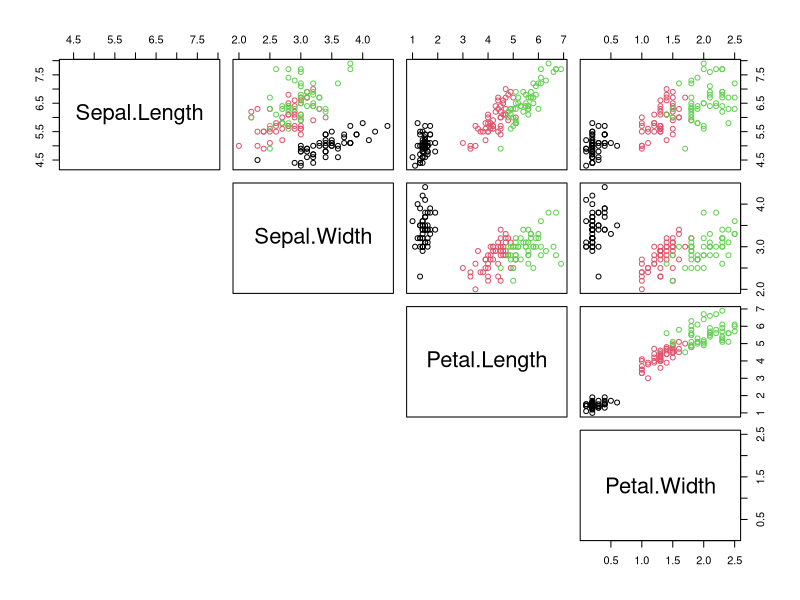
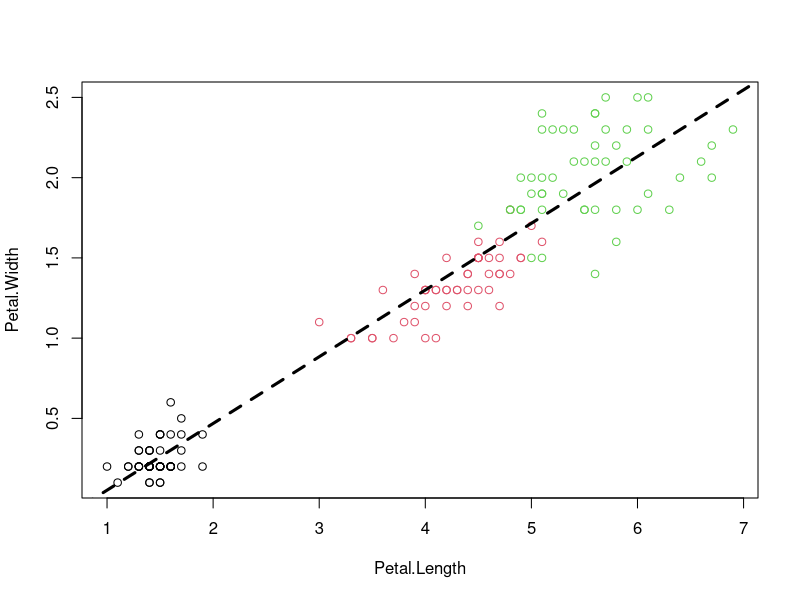
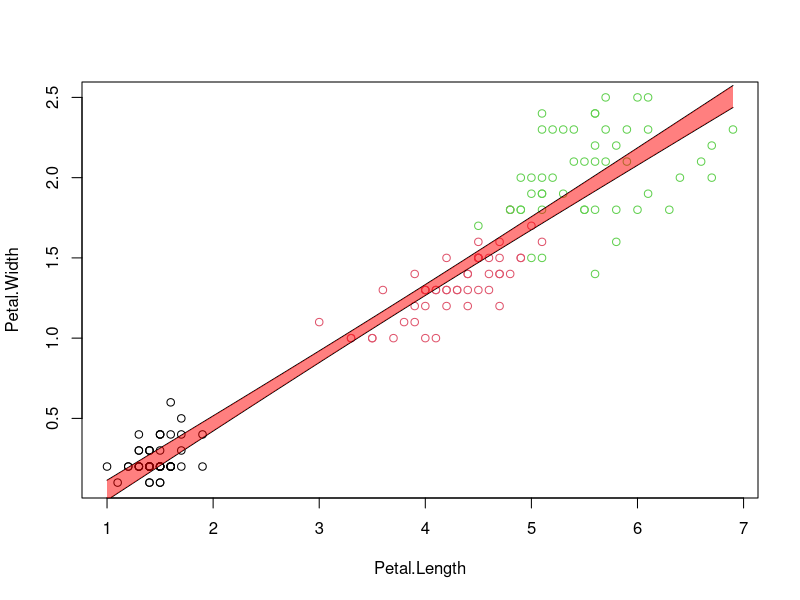
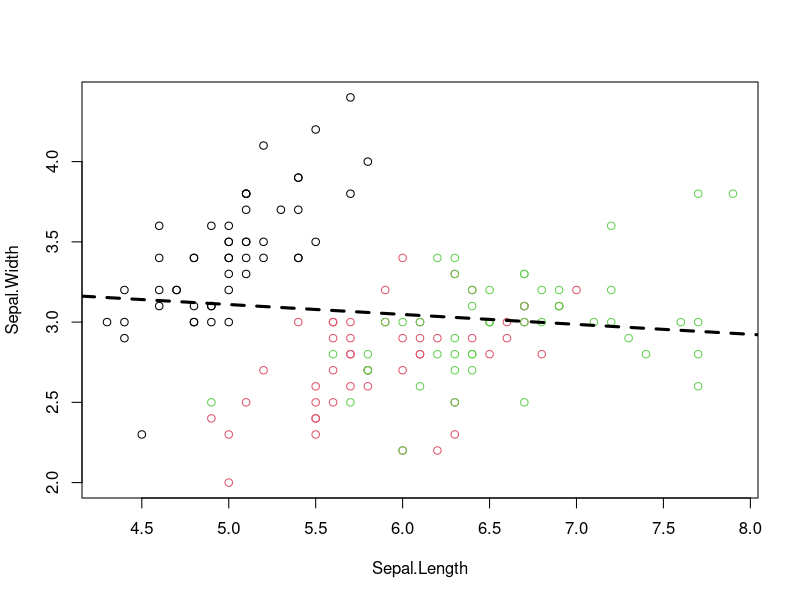
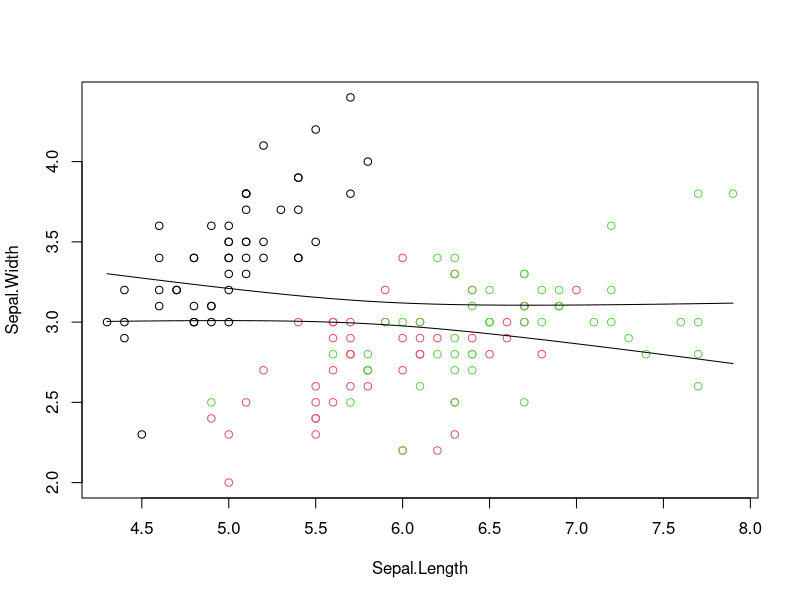
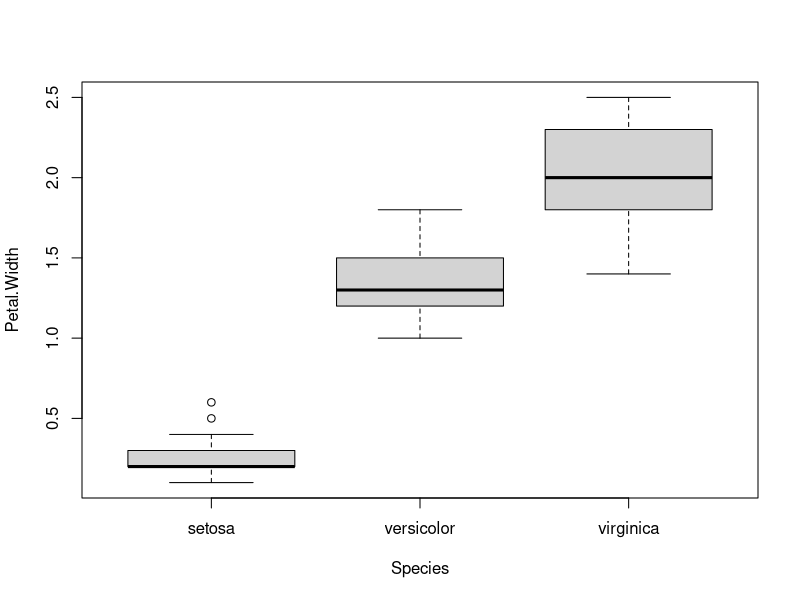
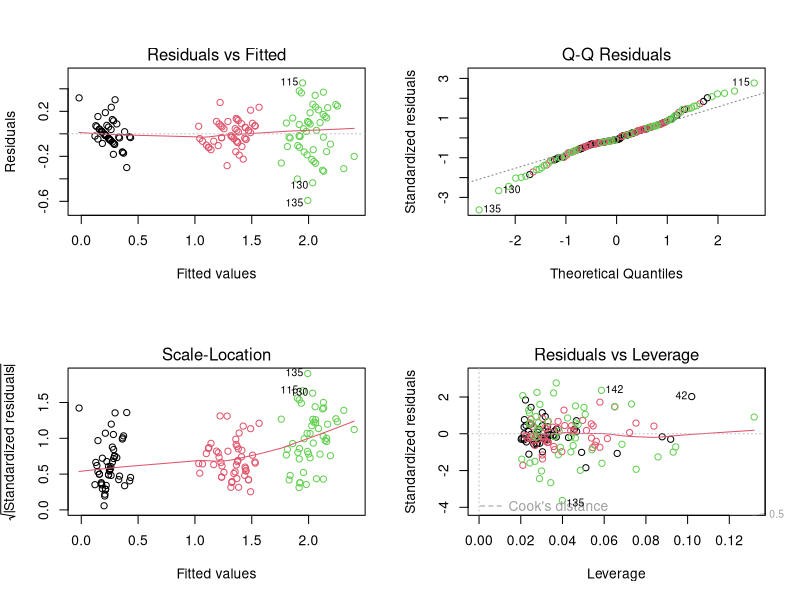

Write the R code that produced these figures, in order.
## ---- chunk 1

## ---- chunk 2
# assign species-colors to each observation 
cols = iris$Species                            # understand how color is defined
plot(iris[,-5], col=cols, lower.panel=NULL)   # "cols" was defined in task above
## ---- chunk 3
plot(Petal.Width ~ Petal.Length, data=iris, col=Species) # use model ("formula") notation
fit=lm(Petal.Width ~ Petal.Length, data=iris)       # fit a linear model
abline(fit, lwd=3, lty=2)                           # add regression line
## ---- chunk 4
fit$coefficients
coef(fit)
## ---- chunk 5
summary(fit)        # summary() behaves differently for fit objects
coefficients(fit)   # more functions for specific elements
confint(fit)        # Try to change the confidence level: ?confint
## ---- chunk 6
methods(class='lm')
## ---- chunk 7
x=iris$Petal.Length                       # explanatory variable from fit (here:Petal.Length)
xn=seq(min(x), max(x), length.out = 100)  # define range of new explanatory variables
ndf=data.frame(Petal.Length=xn)           # put them into new data frame

p=predict(fit, ndf, interval = 'confidence' , level = 0.95)
plot(Petal.Width ~ Petal.Length, data=iris, col=Species)
lines(xn, p[,"lwr"] )
lines(xn, p[,"upr"] )

#some fancy filling
polygon(c(rev(xn), xn), c(rev(p[ ,"upr"]), p[ ,"lwr"]), col = rgb(1,0,0,0.5), border = NA)

## using ggplot2 - full introduction later
#library(ggplot2)
#g = ggplot(iris, aes(Petal.Length, Petal.Width, colour=Species))
#g + geom_point() + geom_smooth(method="lm", se=TRUE, color="red") + geom_smooth(method="loess", colour="blue")
## ---- chunk 8
plot(Sepal.Width ~ Sepal.Length, data=iris, col=cols)  
fit1=lm(Sepal.Width ~ Sepal.Length, data=iris)     
abline(fit1, lwd=3, lty=2)    
confint(fit1)                     # estimated slope is indistinguishable from zero
summary(fit1)
## ---- chunk 9
x=iris$Sepal.Length                       # explanatory variable from fit (here:Sepal.Length)
xn=seq(min(x), max(x), length.out = 100)  # define range of new explanatory variables
ndf=data.frame(Sepal.Length=xn)           # put them into data frame

p=predict(fit1, ndf, interval = 'confidence' , level = 0.95)  # predict values

plot(Sepal.Width ~ Sepal.Length, data=iris, col=Species)
lines(xn, p[,"lwr"] )
lines(xn, p[,"upr"] )
## ---- chunk 10
plot(Petal.Width ~ Species, data=iris)
fit=lm(Petal.Width ~ Species, data=iris)
summary(fit)
## ---- chunk 11
anova(fit)    
## ---- chunk 12
fit=lm(Petal.Width ~ Petal.Length, data=iris)
paste(toString(fit$call), sigma(fit))
fit=lm(Petal.Width ~ Petal.Length + Sepal.Length, data=iris)  # function of more than one variable
paste(toString(fit$call), sigma(fit))
fit=lm(Petal.Width ~ Species, data=iris)                      # function of categorical variables
paste(toString(fit$call), sigma(fit))
fit=lm(Petal.Width ~ . , data=iris)                           # function of all other variable (numerical and categorical)
paste(toString(fit$call), sigma(fit))
## ---- chunk 13
fit=lm(Petal.Width ~ ., data=iris)
op=par(no.readonly=TRUE)   # safe only resettable graphical parameters, avoids many warnings
par(mfrow=c(2,2))          # change graphical parameters: 2x2 images on device
plot(fit,col=iris$Species) # four plots rather than one
par(op)                    # reset graphical parameters
